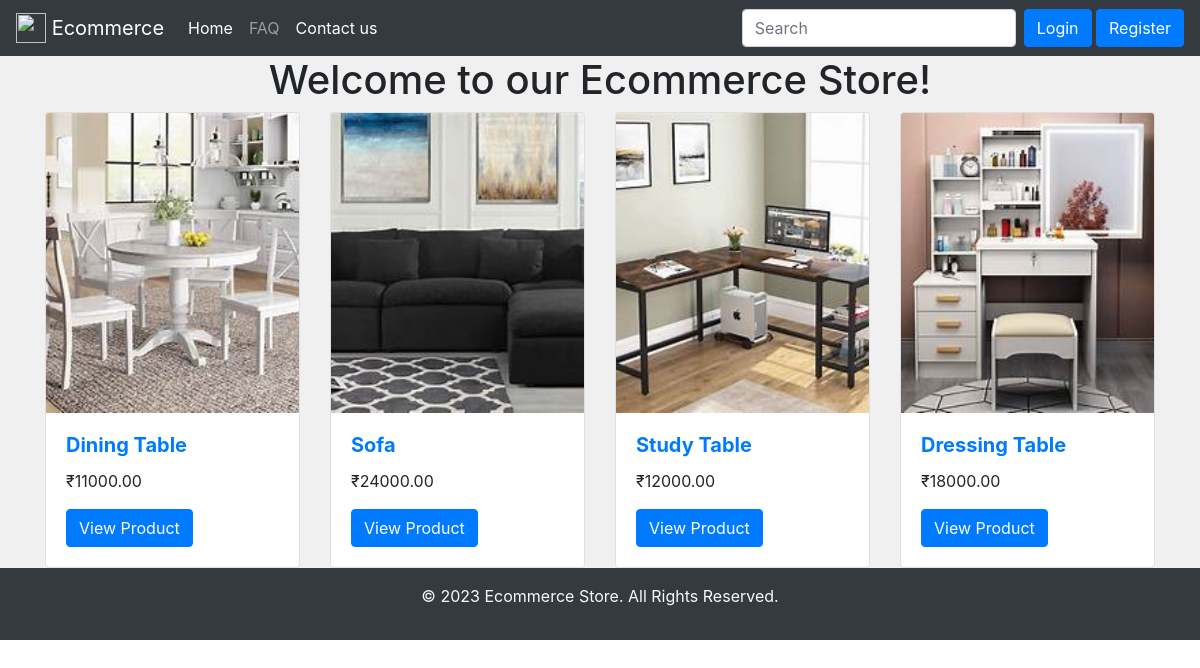
/products/2/dinnigtable, run on the app's committed database.
### myapp/models.py (models this page shows, shortened)
class Product(models.Model):
    title = models.CharField(max_length=100)
    description = models.TextField()
    slug = models.SlugField()
    price = models.DecimalField(max_digits=10, decimal_places=2)
    img = models.ImageField(upload_to='')
    in_stock = models.BooleanField(default=True)
    category = models.ForeignKey(Category, on_delete=models.SET_NULL, null=True, blank=True)

### myapp/views.py (the view)
# urls.py: path('products/<int:product_id>/<slug:slug>',products,name='products'),
def products(request,product_id,slug):
    p=Product.objects.filter(category=product_id)
    if request.GET.get('q'):
        query=request.GET.get('q')
        p=Product.objects.filter(title__contains=query)
    context={'p':p}
    return render(request,'index.html',context)

### myapp/templates/index.html
{% extends 'base.html' %}
{% block content %}
<div class="container-fluid" style="background-color: #f0f0f0;">
    <div class="container">
        <div class="row row-cols-1 row-cols-md-4 g-4">
            {% for i in p %}
            <div class="col">
                <div class="card h-100">
                    <img src="{{ i.img.url }}" class="card-img-top img-fluid" style="height: 300px; object-fit: cover;" alt="{{ i.title }}">
                    <div class="card-body">
                        <a href="{% url 'myapp:detail' i.id i.slug %}">
                            <h5 class="card-title"><b>{{ i.title }}</b></h5>
                        </a>
                        <p class="card-text">₹{{ i.price }}</p>
                        <a href="{% url 'myapp:detail' i.id i.slug %}" class="btn btn-primary">View Product</a>
                    </div>
                </div>
            </div>
            {% endfor %}
        </div>
    </div>
</div>
{% endblock %}

### data on the page
Product: img (picture), title "Dining Table", price "11000.00"
Product: img (picture), title "Sofa", price "24000.00"
Product: img (picture), title "Study Table", price "12000.00"
Product: img (picture), title "Dressing Table", price "18000.00"
